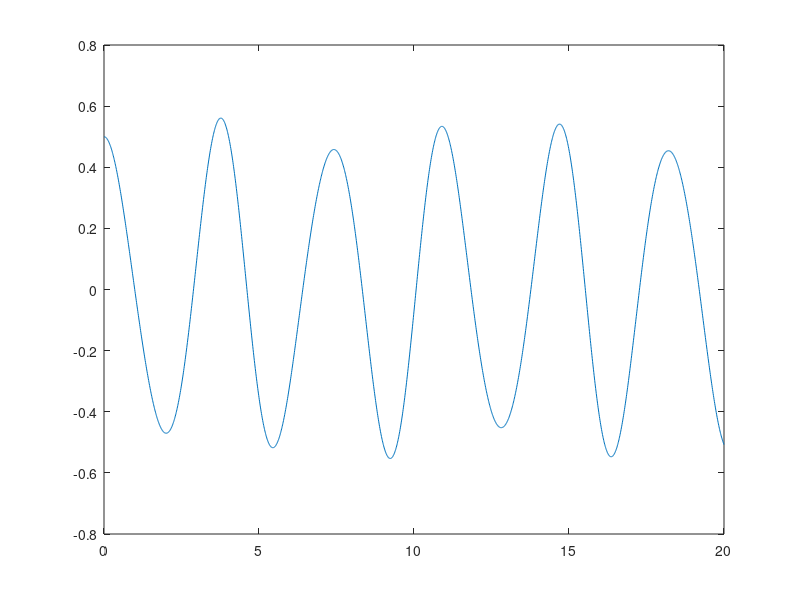
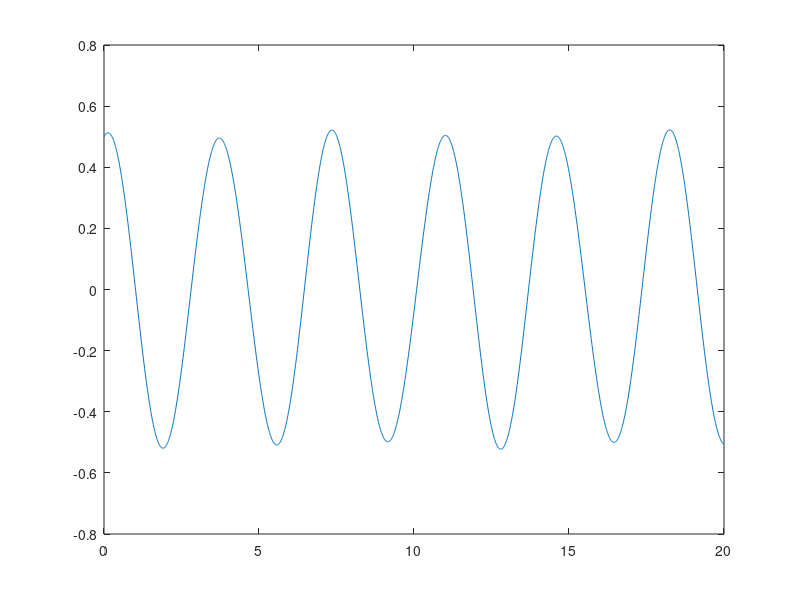

The MATLAB script that drew these images, in order:
% gam = 0.5 bet = 0.
clear all; 
close all; 
clc; 
T0 = 20;
dt4 = 0.01;
t4 = (0:dt4:T0)';
np4 = size(t4,1);
% 
q10 = 0.5;
q20 = 0.5;
dq10 = 0.;
dq20 = 0.2;
%
q5 = zeros(np4,1); dq5 = zeros(np4,1); ddq5 = zeros(np4,1);
q6 = zeros(np4,1); dq6 = zeros(np4,1); ddq6 = zeros(np4,1);
% 
q5(1) = q10;
dq5(1) = dq10;
%
q6(1) = q20;
dq6(1) = dq20;
k1 = 3; k2 = 4; k3 = 12;
m1 = 1; m2 = 4;
% 
ddq5(1) = (-1*(k1+k2)*q5(1)+k2*q6(1))/m1;
ddq6(1) = (-1*(k3+k2)*q6(1)+k2*q5(1))/m2;

%sys lineaire diff 2e ordre

%...

for inc = 2:np4
    q5(inc)=q5(inc-1)+dt4*dq5(inc-1)+0.5*dt4*dt4*ddq5(inc-1);
    q6(inc)=q6(inc-1)+dt4*dq6(inc-1)+0.5*dt4*dt4*ddq6(inc-1);
    
    ddq5(inc)=(-1*(k1+k2)*q5(inc)+k2*q6(inc))/m1;
    ddq6(inc)=(-1*(k2+k3)*q6(inc)+k2*q5(inc))/m2;
    
    dq5(inc)=dq5(inc-1)+0.5*dt4*(ddq5(inc-1)+ddq5(inc));
    dq6(inc)=dq6(inc-1)+0.5*dt4*(ddq6(inc-1)+ddq6(inc));
end
% figure(1);
% plot(q6,dq6,'r*','LineWidth',3)
% xlabel('q6');
% ylabel('dq6');
% title('q');
% grid
% title('equation diff - newmark explicite')
% disp(q6(3))
figure(1);
plot(t4,q5);
figure(2);
plot(t4,q6);